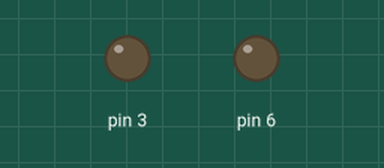
Simulated run of this sketch. Board: Arduino Uno, built with avr-gcc and run on an emulated ATmega328P. On the bench: output pins drawn as LEDs (lit = HIGH). What the sketch prints to the serial monitor is not drawn.

Above: at 0.1 s.
At 2.1 s:
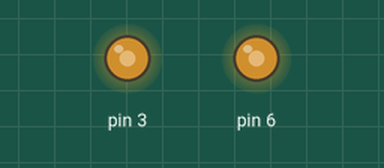
Timing chart, 0 to 3.6 s (numbered marks = the images above):
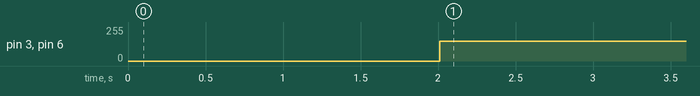

Measured:
- by itself, pin 3, pin 6: 0/255 → 150/255 at 2.0 s

The sketch:

timer_test.ino
```cpp
// Timer Test
#import <motor_control.h>
#import <Timer.h>

Timer forwards_timer(2000);
Timer backwards_timer(1000);

void setup() {
  forwards_timer.start();
  Serial.begin(9600);
}

float old_millis = millis();

void loop() {
  Serial.println(millis() - old_millis);

  if(forwards_timer.is_finished(false)){
    backward(150);
    backwards_timer.start();
    old_millis = millis();
  }

  if(backwards_timer.is_finished(false)){
    forward(150);
    forwards_timer.start();
    old_millis = millis();
  }

}
```
